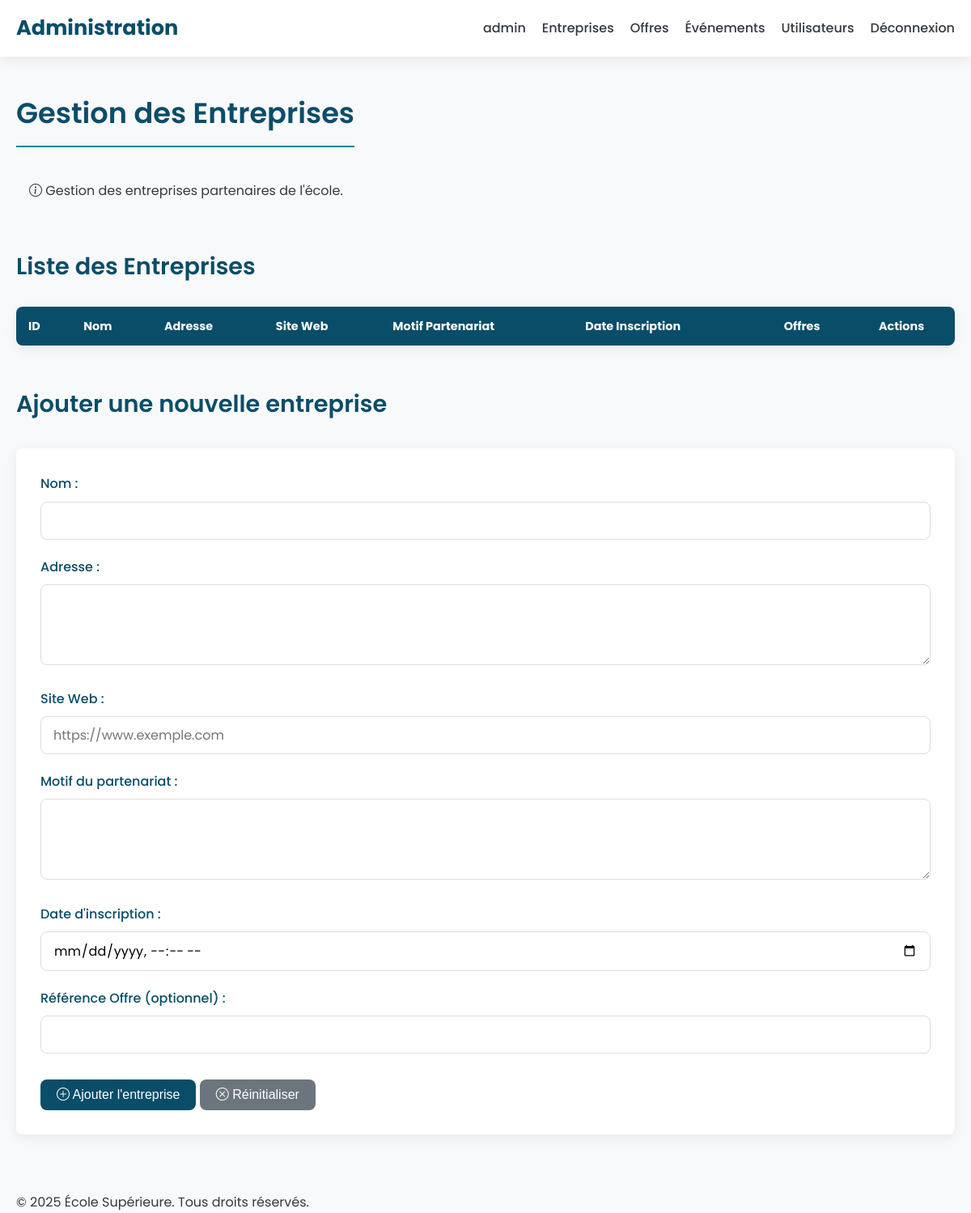
The app's page /vue/adminEntreprise.php, older data.
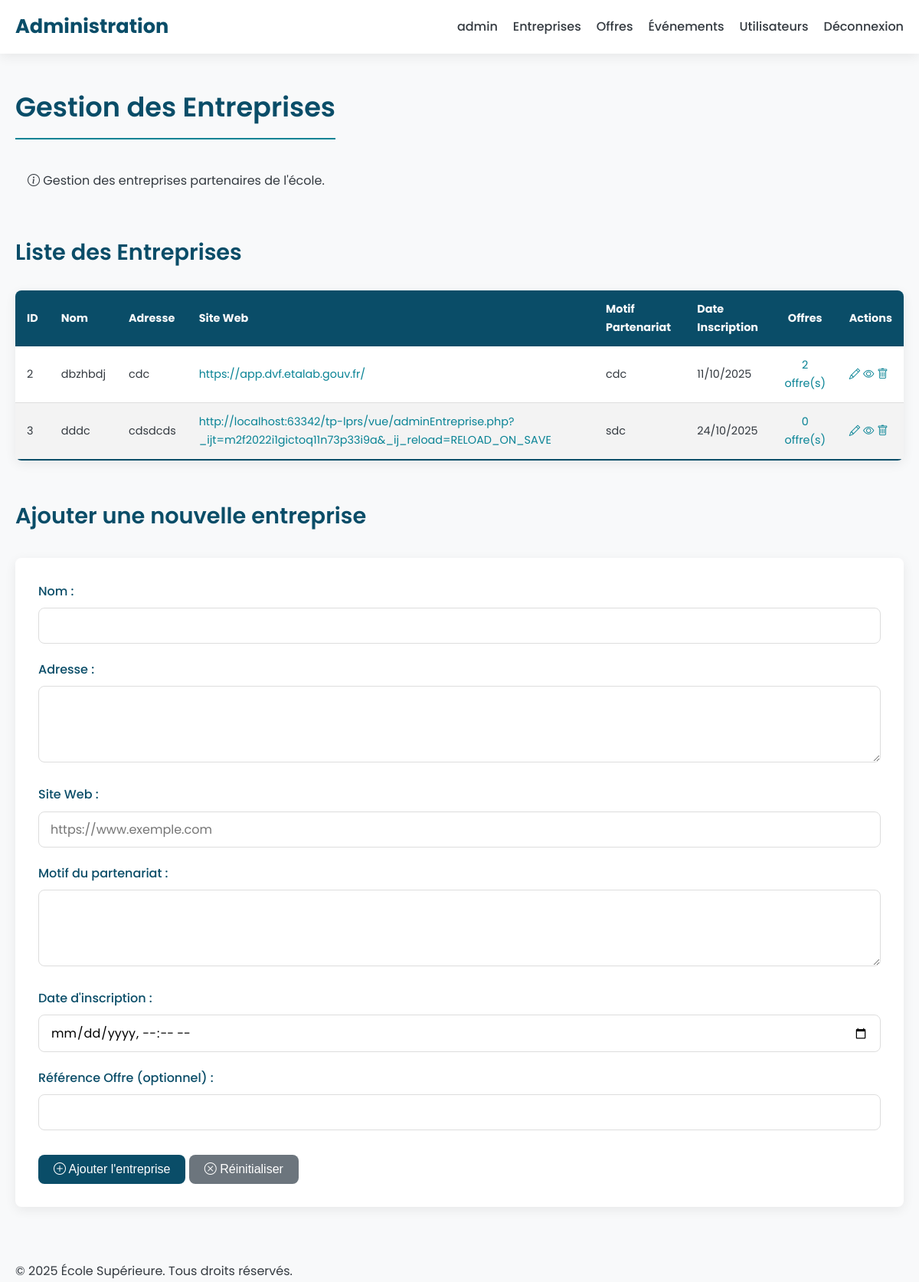
The same page, newer data.
### tables this page shows
CREATE TABLE IF NOT EXISTS `entreprise` (
  `id_entreprise` int UNSIGNED NOT NULL AUTO_INCREMENT,
  `nom` varchar(150) NOT NULL,
  `adresse` varchar(255) DEFAULT NULL,
  `site_web` varchar(190) DEFAULT NULL,
  `motif_partenariat` varchar(255) NOT NULL,
  `date_inscription` date NOT NULL,
  `ref_offre` int UNSIGNED DEFAULT NULL,
  PRIMARY KEY (`id_entreprise`)
);

### src/repository/EntrepriseRepo.php (called while the page is built, shortened)
<?php
require_once __DIR__ . '/../modele/Entreprise.php';
class EntrepriseRepo
{
    public function listeEntreprise()
    {
        $bdd = new Bdd();
        $database = $bdd->getBdd();
        $req = $database->query('
            SELECT e.*,
                   (SELECT COUNT(*) FROM offre WHERE ref_entreprise = e.id_entreprise) as nombre_offres
            FROM entreprise e
            ORDER BY e.nom
        ');
        $entreprises = [];
        while ($row = $req->fetch(\PDO::FETCH_ASSOC)) {
            $entreprise = new Entreprise([
                'idEntreprise' => $row['id_entreprise'],
                'nom' => $row['nom'],
                'adresse' => $row['adresse'],
                'siteWeb' => $row['site_web'],
                'motifPartenariat' => $row['motif_partenariat'],
                'dateInscription' => $row['date_inscription'],
                'refOffre' => $row['ref_offre']
            ]);
            $entreprise->nombre_offres = (int)$row['nombre_offres'];
            $entreprises[] = $entreprise;
        }
        return $entreprises;
    }
}

### src/modele/Entreprise.php (called while the page is built, shortened)
<?php
class entreprise
{
    private $idEntreprise;
private $nom;
private $adresse;
private $site_web;
private $motifPartenariat;
private $dateInscription;
    private function hydrate(array $donnees)
    {
        foreach ($donnees as $key => $value) {
            $method = 'set' . ucfirst($key);
        }
    }
    public function getIdEntreprise()
    {
        return $this->idEntreprise;
    }
    public function setIdEntreprise($idEntreprise): void
    {
        $this->idEntreprise = $idEntreprise;
    }
    public function getNom()
    {
        return $this->nom;
    }
    public function setNom($nom): void
    {
        $this->nom = $nom;
    }
    public function getAdresse()
    {
        return $this->adresse;
    }
    public function setAdresse($adresse): void
    {
        $this->adresse = $adresse;
    }
    public function getSiteWeb()
    {
        return $this->site_web;
    }
    public function setSiteWeb($site_web): void
    {
        $this->site_web = $site_web;
    }
    public function getMotifPartenariat()
    {
        return $this->motifPartenariat;
    }
    public function setMotifPartenariat($motifPartenariat): void
    {
        $this->motifPartenariat = $motifPartenariat;
    }
    public function getDateInscription()
    {
        return $this->dateInscription;
    }
    public function setDateInscription($dateInscription): void
    {
        $this->dateInscription = $dateInscription;
    }
}

### vue/adminEntreprise.php (the view, shortened to what the changed rows need)
<?php
require_once __DIR__ . '/../src/repository/EntrepriseRepo.php';
require_once __DIR__ . '/../src/modele/Entreprise.php';
$entrepriseRepo = new EntrepriseRepo();
$entreprises = $entrepriseRepo->listeEntreprise();
?>
<!DOCTYPE html>
<html lang="fr">
<head>
    <link rel="stylesheet" href="https://cdn.jsdelivr.net/npm/bootstrap-icons@1.10.0/font/bootstrap-icons.css">
    <link rel="stylesheet" href="css/admin-style.css">
</head>
<body>
<main class="main-content">
    <div class="container">
        <h1>Gestion des Entreprises</h1>
        <h2>Liste des Entreprises</h2>
        <div class="table-responsive">
            <table>
                <thead>
                <tr>
                    <th>ID</th>
                    <th>Nom</th>
                    <th>Adresse</th>
                    <th>Site Web</th>
                    <th>Motif Partenariat</th>
                    <th>Date Inscription</th>
                    <th class="text-center">Offres</th>
                    <th class="text-center">Actions</th>
                </tr>
                </thead>
        <?php foreach($entreprises as $entreprise): ?>
            <tr>
                <td><?= $entreprise->getIdEntreprise() ?></td>
                <td><?= htmlspecialchars($entreprise->getNom()) ?></td>
                <td><?= htmlspecialchars($entreprise->getAdresse()) ?></td>
                <td>
                    <?php if ($entreprise->getSiteWeb()): ?>
                        <a href="<?= htmlspecialchars($entreprise->getSiteWeb()) ?>" target="_blank">
                            <?= htmlspecialchars($entreprise->getSiteWeb()) ?>
                        </a>
                    <?php else: ?>
                        -
                    <?php endif; ?>
                </td>
                <td><?= htmlspecialchars($entreprise->getMotifPartenariat() ?: '-') ?></td>
                <td><?= date('d/m/Y', strtotime($entreprise->getDateInscription())) ?></td>
                <td class="text-center">
                    <a href="detailEntreprise.php?id=<?= $entreprise->getIdEntreprise() ?>" class="badge">
                        <?= $entreprise->nombre_offres ?? '0' ?> offre(s)
                    </a>
                </td>
                <td class="actions">
                    <div class="d-flex gap-2">
                        <a href="modifEntreprise.php?id=<?= $entreprise->getIdEntreprise() ?>" class="btn-edit" title="Modifier">
                            <i class="bi bi-pencil"></i>
                        </a>
                        <a href="detailEntreprise.php?id=<?= $entreprise->getIdEntreprise() ?>" class="btn-view" title="Voir les détails">
                            <i class="bi bi-eye"></i>
                        </a>
                        <a href="suppEntreprise.php?id=<?= $entreprise->getIdEntreprise() ?>" class="btn-delete"
                           onclick="return confirm('Êtes-vous sûr de vouloir supprimer cette entreprise ?')" title="Supprimer">
                            <i class="bi bi-trash"></i>
                        </a>
                    </div>
                </td>
            </tr>
        <?php endforeach; ?>
    </table>
    <section class="mt-5">
        <h2>Ajouter une nouvelle entreprise</h2>
    </section>
</main>
</body>
</html>

Row changes from the older to the newer data that the page shows:
added entreprise: id_entreprise "2", nom "dbzhbdj", adresse "cdc", site_web "https://app.dvf.etalab.gouv.fr/", motif_partenariat "cdc", date_inscription "11/10/2025", nombre_offres "2"
added entreprise: id_entreprise "3", nom "dddc", adresse "cdsdcds", site_web "http://localhost:63342/tp-lprs/vue/adminEntreprise.php?_ijt=m2f2022i1gictoq11n73p33i9a&_ij_reload=RELOAD_ON_SAVE", motif_partenariat "sdc", date_inscription "24/10/2025", nombre_offres "0"
